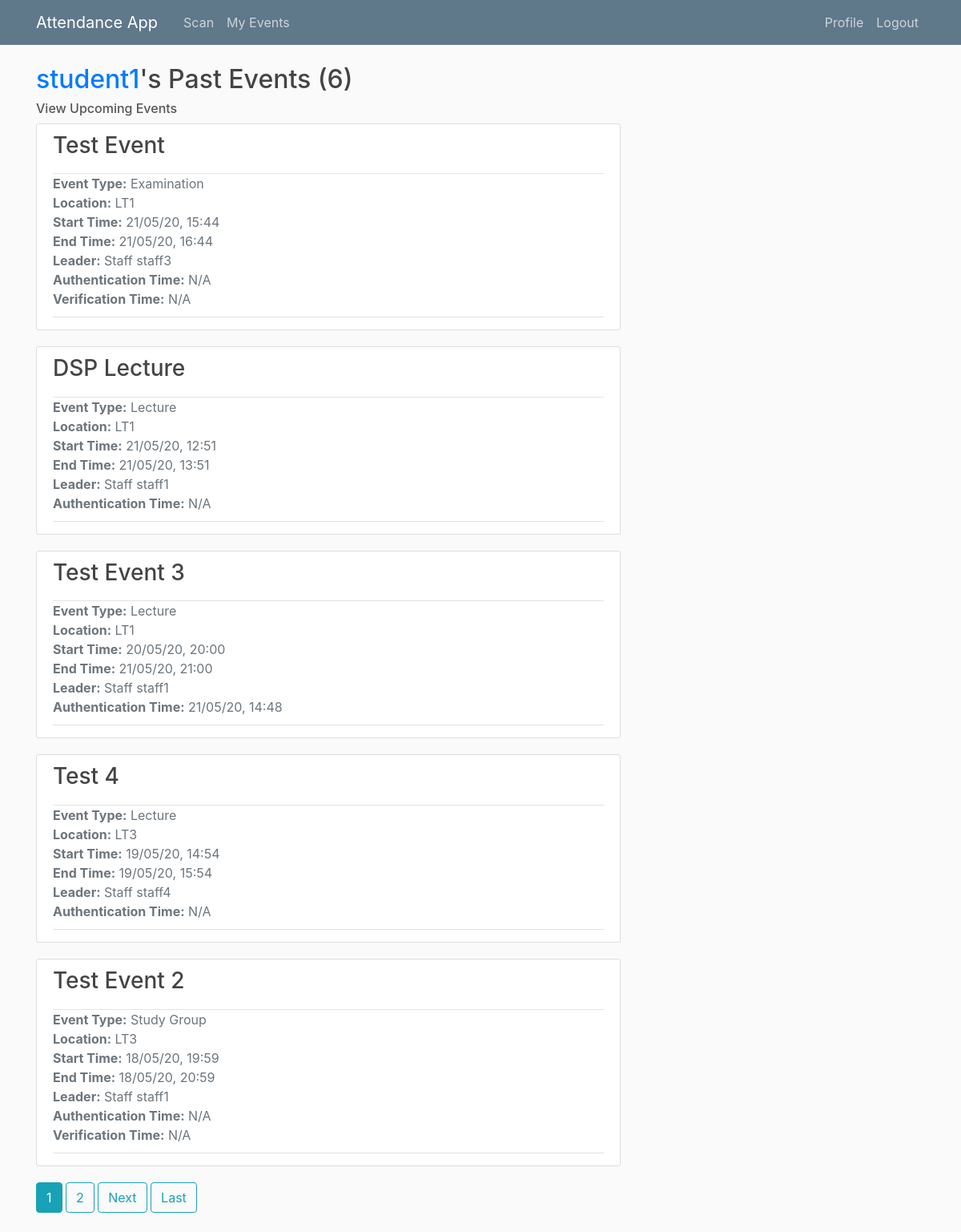
The app's page /student1/events/past/ (signed in) with its own data.
### main/models.py (models this page shows, shortened)
class Event(models.Model):
    EVENT_TYPES = (
        ('LE', 'Lecture'),
        ('EX', 'Examination'),
        ('TU', 'Tutorial'),
        ('SG', 'Study Group')
    )
    title = models.CharField(max_length = 100)
    event_type = models.CharField(max_length=2, choices=EVENT_TYPES) # Lecture, tutorial, exam or study group
    start_time = models.DateTimeField(default = timezone.now)
    end_time = models.DateTimeField(default = one_hour_ahead)
    location = models.CharField(max_length = 100, null = True)
    leader = models.ForeignKey(Staff, on_delete=models.CASCADE, related_name = 'staff_leader') # Leader must be a staff member
    attendees = models.ManyToManyField(Student, related_name='student_attendees')
    auth_uuid = models.UUIDField(default=uuid.uuid4, editable = False) # Generates authentication hash
    register_taken = models.BooleanField(default = False)
    def happening_now(self):
        if timezone.now() >= self.start_time and timezone.now() < self.end_time:
            return True
        else:
            return False

class Attendance(models.Model):
    student = models.ForeignKey(Student, on_delete=models.CASCADE) # if student is deleted, attendance authentications should be deleted too
    event = models.ForeignKey(Event, on_delete=models.CASCADE) # if event is deleted, attendance authentications should be deleted too
    auth_time = models.DateTimeField(null=True)

### users/models.py (models this page shows, shortened)
class Staff(models.Model):
    user = models.OneToOneField(User,  on_delete=models.CASCADE) # Each Staff object maps to one account and vice versa
    def __str__(self):
        return f'Staff {self.user.username}'
    class Meta:
        verbose_name_plural = 'Staff' # otherwise default in admin page would be 'Staffs'

class Student(models.Model):
    user = models.OneToOneField(User,  on_delete=models.CASCADE) # Each Student object maps to one account and vice versa
    cid = models.AutoField(primary_key=True) # CIDs have 8 digits
    course = models.CharField(max_length=50, null = True)
    year = models.IntegerField(null=True)

### main/views.py (the view)
# urls.py: path('<str:username>/events/past/', UserPastEventListView.as_view(), name='user-past-events'),
class UserPastEventListView(LoginRequiredMixin, UserPassesTestMixin, ListView):
    model = Event
    template_name = 'main/user_past_events.html'
    context_object_name = 'events'
    paginate_by = 5
    def get_queryset(self):
        user = get_object_or_404(User, username=self.kwargs.get('username')) # Class based view so requires kwargs.get to extract from URL
        return Event.objects.filter(attendees=user.student, end_time__lte=timezone.now()).order_by('-start_time')
    def get_context_data(self, **kwargs):
        context = super().get_context_data(**kwargs)
        user = get_object_or_404(User, username=self.kwargs.get('username')) # Class based view so requires kwargs.get to extract from URL
        context['requested_user'] = user
        return context
    def test_func(self):
        active_user = self.request.user
        if active_user.groups.filter(name="Admin") or active_user.groups.filter(name="Staff"):
            return True
        else:
            return False

### main/templatetags/event_extras.py (called while the page is built)
@register.filter(name='attendance_authenticated')
def attendance_authenticated(event, user):
    from main.models import Attendance
    return Attendance.objects.filter(event=event, student=user.student).exists()

@register.filter(name='auth_time')
def auth_time(event, user):
    from main.models import Attendance
    attendance = Attendance.objects.get(event=event, student=user.student)
    return attendance.auth_time

@register.filter(name='attendance_verified')
def attendance_verified(event, user):
    from main.models import Verification
    return Verification.objects.filter(event=event, student=user.student).exists()

### users/templatetags/user_extras.py (called while the page is built)
@register.filter(name='has_group')
def has_group(user, group_name):
    return user.groups.filter(name=group_name).exists()

### main/templates/main/user_past_events.html
{% extends 'main/user_events.html' %}
{% load user_extras %}
{% load event_extras %}
{% block upcoming_or_past %}
    <h2><a href="{% url 'user-profile' view.kwargs.username %}">{{ view.kwargs.username }}</a>'s Past Events ({{ page_obj.paginator.count }})</h2>
    <h6><a class="subtitle" href="{% url 'user-events' view.kwargs.username %}">View Upcoming Events</a></h6>
{% endblock upcoming_or_past %}

### main/templates/main/user_events.html (shortened to what this page needs)
{% extends 'main/events.html' %}
{% load user_extras %}
{% load event_extras %}
{% block auth_info %}
{% if requested_user|has_group:"Students" %}
    <li class="text-muted">
        <b>Authentication Time:</b>
        {% if event|attendance_authenticated:requested_user %}
            {{ event|auth_time:requested_user|date:"d/m/y, H:i" }}
        {% else %}
            N/A
        {% endif %}
    </li>
    <li class="text-muted">
    {% if event.event_type != "LE" %}
        <b>Verification Time:</b>
        {% if event|attendance_verified:requested_user %}
            {{ event|verification_time:requested_user|date:"d/m/y, H:i" }}
        {% else %}
            N/A
        {% endif %}
    {% endif %}
    </li>
{% endif %}
{% endblock auth_info %}

### main/templates/main/events.html (shortened to what this page needs)
{% extends 'main/base.html' %}
{% load user_extras %}
{% load event_extras %}
{% block content %}
    {% block upcoming_or_past %}{% endblock upcoming_or_past %}
    {% for event in events %}
        <article class="media content-section">
            <div class="media-body">
                <div class="article-header">
                    <h3><a class="article-title" href="{% url 'event-detail' event.id %}">{{ event.title }}</a></h3>
                </div>
                <div class="article-metadata">
                    <ul class="list-unstyled">
                        <li class="text-secondary"><b>Event Type:</b> {{ event.get_event_type_display }}</li>
                        <li class="text-muted"><b>Location:</b> {{ event.location }}</li>
                        <li class="text-muted"><b>Start Time:</b> {{ event.start_time|date:"d/m/y, H:i" }}</li>
                        <li class="text-muted"><b>End Time:</b> {{ event.end_time|date:"d/m/y, H:i" }}</li>
                        <li class="text-muted"><b>Leader:</b> {{ event.leader }}</li>
                        {% block auth_info %}{% endblock auth_info %}
                    </ul>
                </div>
            </div>
        </article>
    {% endfor %}
    {% if is_paginated %}
        {% for num in page_obj.paginator.page_range %}
            {% if page_obj.number == num %}
                <a class="btn btn-info mb-4" href="?page={{ num }}">{{ num }}</a>
            {% elif num > page_obj.number|add:'-3' and num < page_obj.number|add:'3' %}
                <a class="btn btn-outline-info mb-4" href="?page={{ num }}">{{ num }}</a>
            {% endif %}
        {% endfor %}
        {% if page_obj.has_next %}
            <a class="btn btn-outline-info mb-4" href="?page={{ page_obj.next_page_number }}">Next</a>
            <a class="btn btn-outline-info mb-4" href="?page={{ page_obj.paginator.num_pages }}">Last</a>
        {% endif %}
    {% endif %}
{% endblock content %}

### main/static/main/main.css (style rules this page uses)
body { background: #fafafa; color: #333333; margin-top: 5rem; }
h1, h2, h3, h4, h5, h6 { color: #444444; }
h2 { font-size: 2rem; }
ul { margin: 0; }
.subtitle { color: #575656; }
.content-section { background: #ffffff; padding: 10px 20px; border: 1px solid #dddddd; border-radius: 3px; margin-bottom: 20px; }
.article-header { padding-bottom: 10px; border-bottom: 1px solid #e3e3e3; }
.article-header .article-title { color: #444444; }
.article-metadata { padding-bottom: 10px; margin-bottom: 5px; border-bottom: 1px solid #e3e3e3 }

### records on screen
Event: title "Test Event", event_type "Examination", location "LT1", start_time "21/05/20, 15:44", end_time "21/05/20, 16:44", leader "Staff staff3", shows "N/A", shows "Verification Time:"
Event: title "DSP Lecture", event_type "Lecture", location "LT1", start_time "21/05/20, 12:51", end_time "21/05/20, 13:51", leader "Staff staff1", shows "N/A"
Event: title "Test Event 3", event_type "Lecture", location "LT1", start_time "20/05/20, 20:00", end_time "21/05/20, 21:00", leader "Staff staff1", id.auth_time "21/05/20, 14:48"
Event: title "Test 4", event_type "Lecture", location "LT3", start_time "19/05/20, 14:54", end_time "19/05/20, 15:54", leader "Staff staff4", shows "N/A"
Event: title "Test Event 2", event_type "Study Group", location "LT3", start_time "18/05/20, 19:59", end_time "18/05/20, 20:59", leader "Staff staff1", shows "N/A", shows "Verification Time:"

### other values on screen
{{ view.kwargs.username }} "student1"
{{ page_obj.paginator.count }} "6"
{{ num }} "1"
{{ num }} "2"
